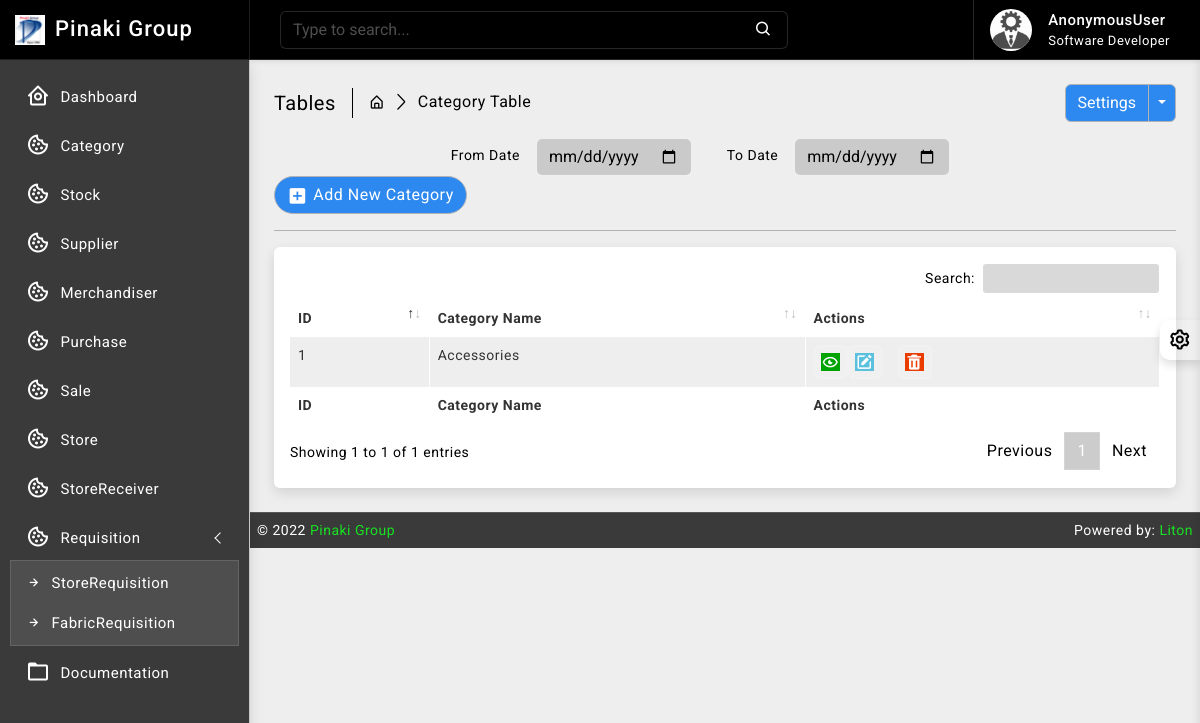
The app's page /category/, older data.
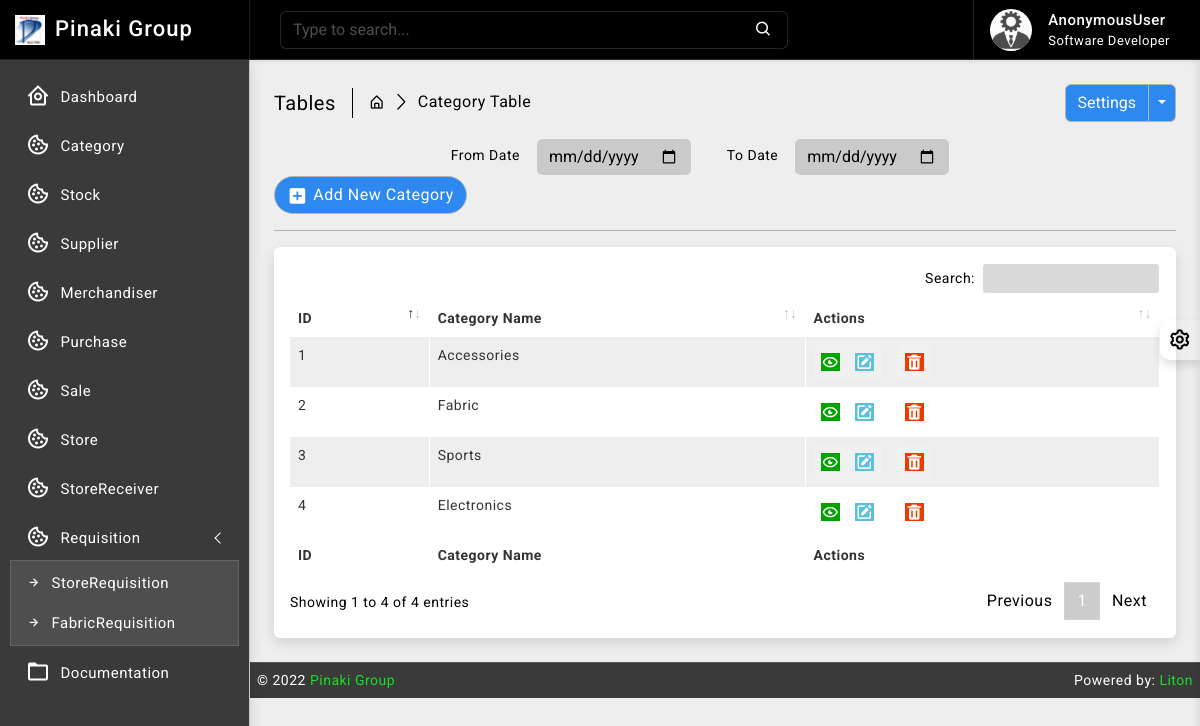
The same page, newer data.
### category/models.py (models this page shows, shortened)
class Category(models.Model):
    id = models.AutoField(primary_key=True)
    name = models.CharField(max_length=64, null=True, unique=True, blank=True)
    created_at = models.DateTimeField(auto_now_add=True, auto_now=False)
    updated_at = models.DateTimeField(auto_now_add=False, auto_now=True)

### category/views.py (the view)
# urls.py: path('', views.category_read, name='category_read'),
def category_read(request):
    category_data = Category.objects.all().order_by('-id')
    context = {
        'category_data': category_data
    }
    return render(request, 'category/read.html', context)

### templates/category/read.html (shortened to what this page needs)
{% extends 'base/base.html' %}
{% block body %}
{% load static %}
		<div class="page-wrapper">
			<div class="page-content">
				<div class="page-breadcrumb d-none d-sm-flex align-items-center mb-3">
					<div class="breadcrumb-title pe-3">Tables</div>
					<div class="ps-3">
						<nav aria-label="breadcrumb">
							<ol class="breadcrumb mb-0 p-0">
								<li class="breadcrumb-item"><a href="#"><i class="bx bx-home-alt"></i></a>
								</li>
								<li class="breadcrumb-item active" aria-current="page">Category Table</li>
							</ol>
						</nav>
					</div>
					<div class="ms-auto">
						<div class="btn-group">
							<button type="button" class="btn btn-light">Settings</button>
							<button type="button" class="btn btn-light dropdown-toggle dropdown-toggle-split" data-bs-toggle="dropdown">	<span class="visually-hidden">Toggle Dropdown</span>
							</button>
						</div>
					</div>
				</div>
				<div class="col-md-9">
					<form class="float-md-end" method="POST">
						<div class="row row-cols-md-auto g-lg-3">
							<label for="fromdate" class="col-md-2 col-form-label text-md-end">From Date</label>
							<div class="col-md-4">
								<input type="date" name= "fromdate" class="form-control" id="fromdate">
							</div>
							<label for="todate" class="col-md-2 col-form-label text-md-end">To Date</label>
							<div class="col-md-4">
								<input type="date" name= "todate" class="form-control" id="todate">
							</div>
						</div>
					</form>
				</div>
                <div class="ms-auto"><a href="/category/create/" class="btn btn-light radius-30 mt-2 mt-lg-0"><i class="bx bxs-plus-square"></i>Add New Category</a></div>
				<hr/>
				<div class="card">
					<div class="card-body">
						<div class="table-responsive">
							<table id="example2" class="table table-striped table-bordered">
								<thead>
									<tr>
										<th>ID</th>
										<th>Category Name</th>
										<th>Actions</th>
									</tr>
								</thead>
								<tbody>
									{% for data in category_data %}
									<tr>
									   <td>{{ data.id }}</td>
									   <td>{{ data.name }}</td>
									   <td class="center">
										<div class="d-flex order-actions">
											<a class="" href="#">
												<i class="fadeIn animated bx bx-show-alt"></i>
											</a>
											<a class="" href="{% url 'category_update' data.id %}">
												<i class='bx bxs-edit'></i>
											</a>
											<a class="ms-3" href="{% url 'category_delete' data.id %}" onclick="return confirm('Are you sure?');">
												<i class='bx bxs-trash'></i>
											</a>
										</div>
									   </td>
									</tr>
								 {% endfor %}
								</tbody>
								<tfoot>
									<tr>
										<th>ID</th>
										<th>Category Name</th>
										<th>Actions</th>
									</tr>
								</tfoot>
							</table>
						</div>
					</div>
				</div>
			</div>
		</div>
{% endblock body %}

Row changes from the older to the newer data that the page shows:
added Category: id "4", name "Electronics"
added Category: id "3", name "Sports"
added Category: id "2", name "Fabric"
Text that changed along with them:
text written by a page script: "Search: Showing 1 to 1 of 1 entries Previous 1 Next" → "Search: Showing 1 to 4 of 4 entries Previous 1 Next"
